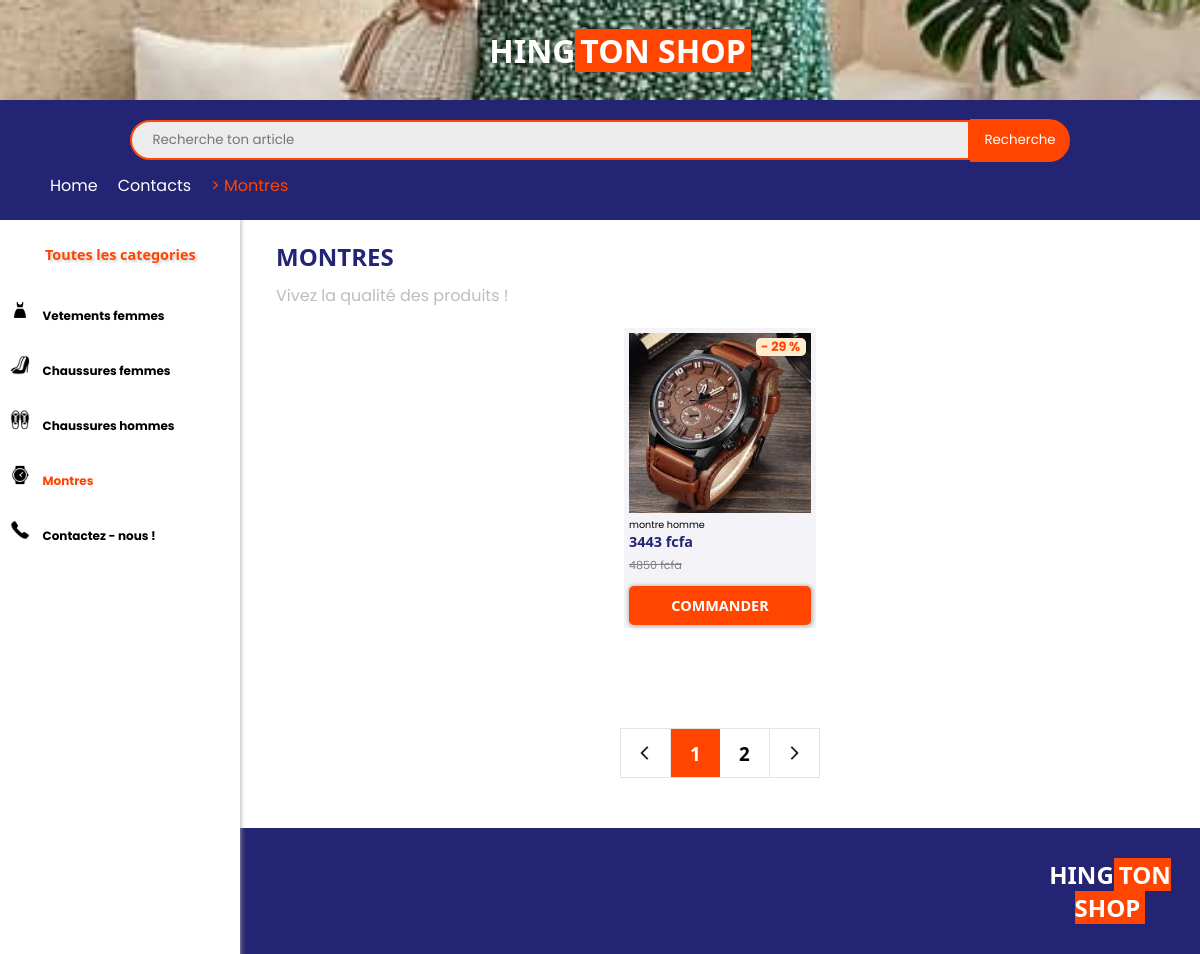
Page /montre on the earlier database version.
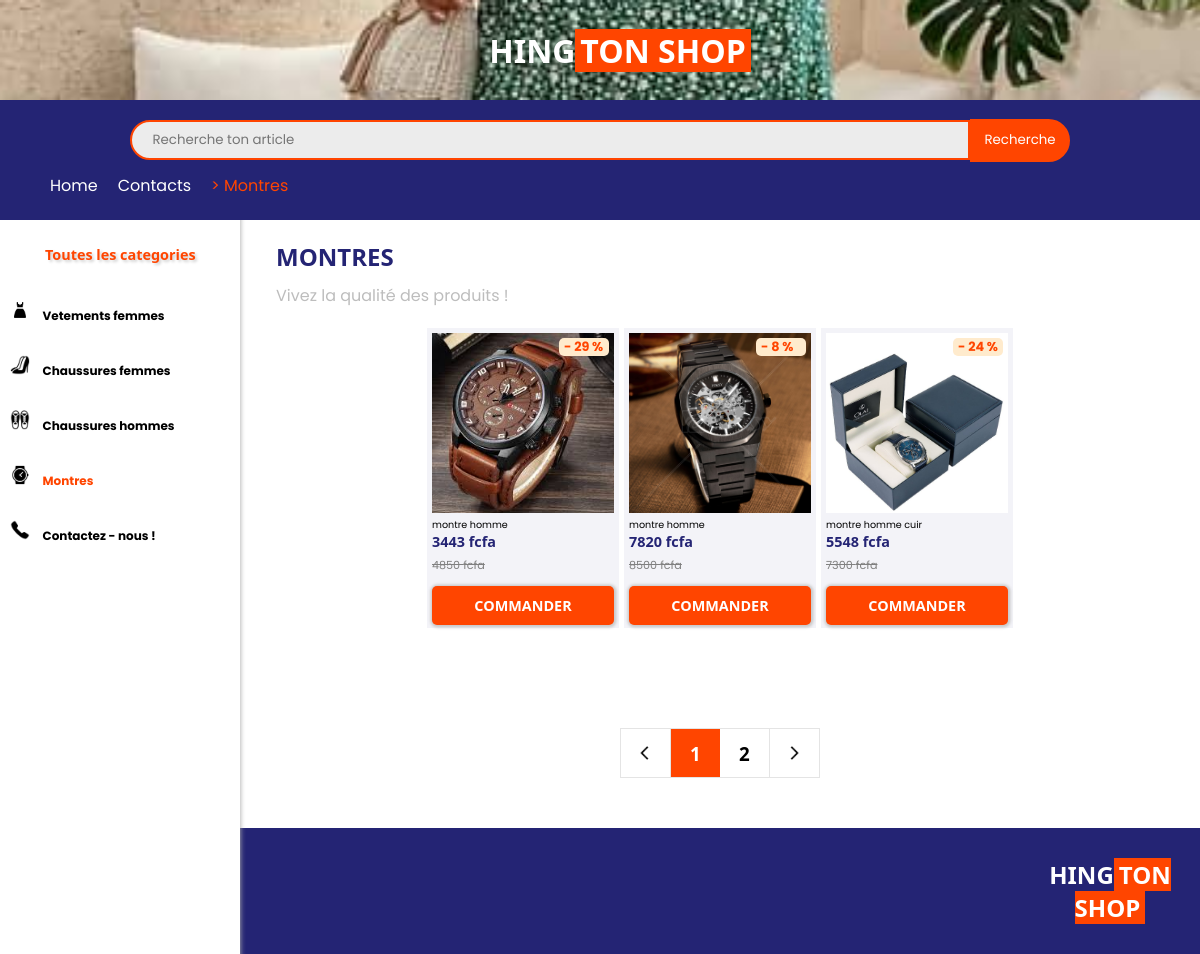
Same page on the later database version.
### app.py (models this page shows, shortened)
class Ajouter(db.Model):
    id = db.Column(db.Integer, primary_key = True)
    nom = db.Column(db.String(15), unique = False , nullable = False)
    description = db.Column(db.String(100), unique = False , nullable = False)
    prix = db.Column(db.String(100), unique = False , nullable = False)
    porce = db.Column(db.String(100), unique = False , nullable = False)
    porceprix = db.Column(db.String(100), unique = False , nullable = False)
    categorie = db.Column(db.String(100), unique = False , nullable = False)
    image = db.Column(db.String(100), unique = True , nullable = False)
    twoimage = db.Column(db.String(100), unique = False , nullable = False)
    threeimage = db.Column(db.String(100), unique = False , nullable = False)
    forimage = db.Column(db.String(100), unique = False , nullable = False)
    xs = db.Column(db.String(100), unique = False , nullable = False)
    s = db.Column(db.String(100), unique = False , nullable = False)
    m = db.Column(db.String(100), unique = False , nullable = False)
    l = db.Column(db.String(100), unique = False , nullable = False)
    xl = db.Column(db.String(100), unique = False , nullable = False)
    xxl = db.Column(db.String(100), unique = False , nullable = False)
    rouge = db.Column(db.String(100), unique = False , nullable = False)
    blanc = db.Column(db.String(100), unique = False , nullable = False)
    noir = db.Column(db.String(100), unique = False , nullable = False)
    jaune = db.Column(db.String(100), unique = False , nullable = False)
    vert = db.Column(db.String(100), unique = False , nullable = False)
    orange = db.Column(db.String(100), unique = False , nullable = False)
    bleu = db.Column(db.String(100), unique = False , nullable = False)
    rose = db.Column(db.String(100), unique = False , nullable = False)
    marron = db.Column(db.String(100), unique = False , nullable = False)
    violet = db.Column(db.String(100), unique = False , nullable = False)
    gris = db.Column(db.String(100), unique = False , nullable = False)
    tranwite = db.Column(db.String(100), unique = False , nullable = False)
    tranneuf = db.Column(db.String(100), unique = False , nullable = False)
    karente = db.Column(db.String(100), unique = False , nullable = False)
    tranwiteun = db.Column(db.String(100), unique = False , nullable = False)
    tranwitedeux = db.Column(db.String(100), unique = False , nullable = False)
    tranwitrois = db.Column(db.String(100), unique = False , nullable = False)
    tranwitekate = db.Column(db.String(100), unique = False , nullable = False)

### app.py (the view)
@app.route("/montre")
def montre():
    data = []
    a = Ajouter.query.all()
    for i in a:
        if i.categorie == 'Montre':
            data.append(i)
    return render_template("montre.html", data = data)

### templates/montre.html (shortened to what the changed rows need)
<!DOCTYPE html>
<html lang="en">
<head>
    <link rel="stylesheet" href="/static/CSS/vent.css">
</head>
<body>
    <div class="imageinforer">
        <div class="retse">
            <div class="menu">
                <h1 >Toutes les categories</h1>
            </div>
        </div>
    </div>
    <div class="ente">
        <div class="tete">
            <div class="te1">
                <h1 style="font-family: 'Segoe UI', Tahoma, Geneva, Verdana, sans-serif;font-size: 2rem;color: white;
            ">HING<span id="deuxlogo">TON SHOP</span></h1>
            </div>
        </div>
    </div>
    <div class="lesimages">
        <div class="tetyrr">
            <div class="restrer">
                <h1 style="color: rgb(36, 36, 116);">MONTRES</h1>
            </div>
        </div>
        <div class="image">
            <div class="mesimages">
                {% for i in data %}
                <a href="/montres/{{i.id}}" id="imgform">
                    <div class="ima">
                        <img src="{{url_for('static', filename='uploads/' + i.image)}}" width="120px"
                        height = "120px" alt="">
                        <div class="poircentag">
                            {% if i.porce != 0 %}
                            <p style="font-size:0.8rem;color: orangered;font-weight: bolder;background-color: blanchedalmond;padding-left: 5px;border-radius: 5px;">- {{i.porce}} %</p>
                            {% endif %}
                        </div>
                    </div>
                    <div class="priximgform">
                        <p style="font-size: 0.6rem;color: rgb(121, 121, 121);padding-top: 5px;color: black;">{{i.nom}}</p>
                        <h1 style="font-size: 0.9rem;font-family: 'Segoe UI', Tahoma, Geneva, Verdana, sans-serif;color: rgb(36, 36, 116);
                        ">{{i.porceprix}} fcfa</h1>
                        {% if i.porceprix != 0 %}
                        <s style="font-size: 0.7rem;color: gray;padding-top: 5px;">{{i.prix}} fcfa</s>
                        {% endif %}
                        <div id="imgformidd">
                            <h1 style="font-size: 0.9rem;font-family: 'Segoe UI', Tahoma, Geneva, Verdana, sans-serif;color: white;
                            ">COMMANDER</h1>
                        </div>
                    </div>
                </a>
                {%endfor%}
            </div>
        </div>
    </div>
    <footer id="foot" style="padding-left: 1020px;">
        <header id="head" >
            <h1 style="font-family: 'Segoe UI', Tahoma, Geneva, Verdana, sans-serif;font-size: 1.5rem;text-align: center;padding-bottom: 30px;padding-top: 10px;color: white;
            ">HING<span id="deuxlogo">TON SHOP</span></h1>
        </header>
    </footer>
</body>
</html>

Differences in the rows shown:
added Ajouter: image (picture), porce "8", nom "montre homme", porceprix "7820", prix "8500"
added Ajouter: image (picture), porce "24", nom "montre homme cuir", porceprix "5548", prix "7300"
